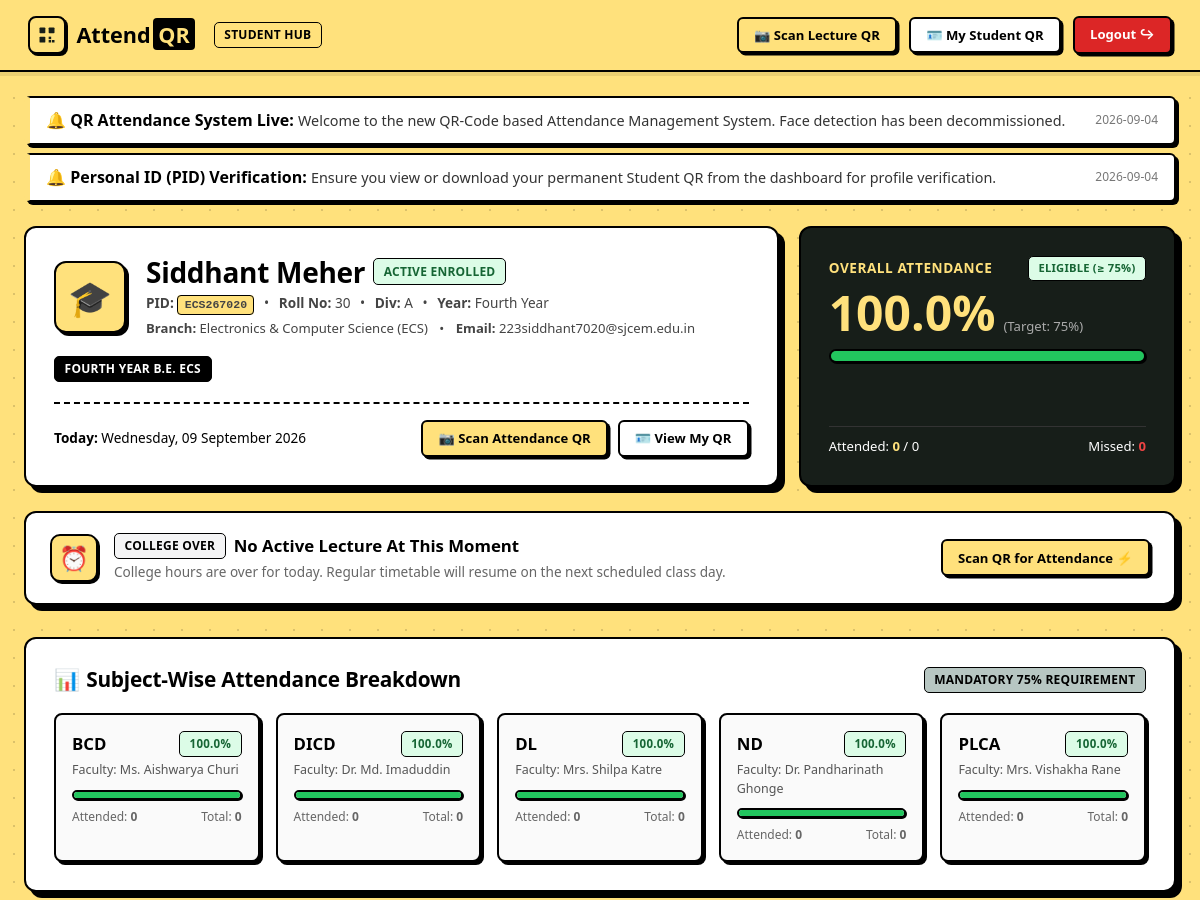
/student-dashboard (signed in, upper part), run on an earlier commit of the app's database.
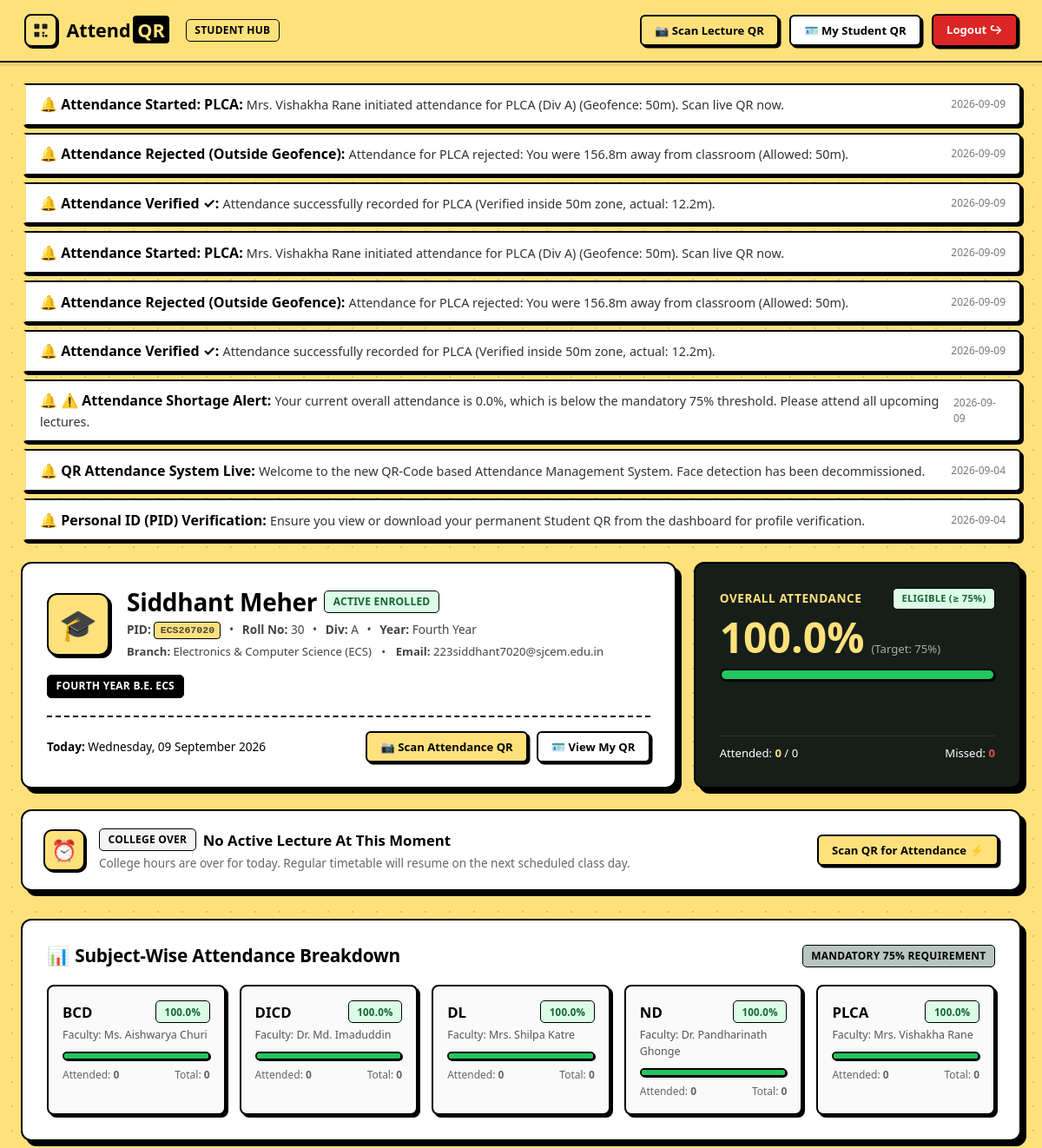
And on a later commit of the database.
### tables this page shows
CREATE TABLE notifications (
    id INTEGER PRIMARY KEY AUTOINCREMENT,
    target_role TEXT NOT NULL DEFAULT 'all', -- 'all', 'student', 'teacher'
    target_id TEXT,
    title TEXT NOT NULL,
    message TEXT NOT NULL,
    type TEXT NOT NULL DEFAULT 'info', -- 'info', 'success', 'warning'
    created_at TIMESTAMP DEFAULT CURRENT_TIMESTAMP
);

CREATE TABLE students (
    id INTEGER PRIMARY KEY AUTOINCREMENT,
    pid TEXT UNIQUE NOT NULL,
    name TEXT NOT NULL,
    email TEXT UNIQUE NOT NULL,
    password TEXT NOT NULL,
    department TEXT NOT NULL DEFAULT 'ECS',
    course TEXT NOT NULL DEFAULT 'Electronics & Computer Science',
    year TEXT NOT NULL DEFAULT 'Fourth Year',
    division TEXT NOT NULL DEFAULT 'A',
    roll_number TEXT UNIQUE NOT NULL,
    created_at TIMESTAMP DEFAULT CURRENT_TIMESTAMP
);

CREATE TABLE subjects (
    id INTEGER PRIMARY KEY AUTOINCREMENT,
    code TEXT UNIQUE NOT NULL,
    name TEXT NOT NULL,
    teacher_code TEXT NOT NULL,
    teacher_name TEXT NOT NULL
);

### app.py (the view)
@app.route('/student-dashboard')
def student_dashboard():
    if session.get('role') != 'student':
        return redirect(url_for('login'))
    finalize_all_expired_sessions()
    pid = session.get('pid')
    student = get_student_by_pid(pid)
    if not student:
        session.clear()
        return redirect(url_for('login'))
    stats = get_student_stats(pid)
    history = get_student_attendance_history(pid)
    now = get_current_time()
    active_lecture, upcoming_lecture, today_lectures = get_current_active_lecture(now)
    weekly_timetable = get_full_weekly_timetable()
    notifications = get_notifications_for_role('student', pid)
    return render_template(
        'student_dashboard.html',
        student=student,
        stats=stats,
        history=history,
        current_lecture=active_lecture,
        upcoming_lecture=upcoming_lecture,
        today_lectures=today_lectures,
        weekly_timetable=weekly_timetable,
        notifications=notifications,
        today_date=now.strftime('%A, %d %B %Y')
    )

### database.py (called while the page is built)
def get_current_time():
    try:
        from zoneinfo import ZoneInfo
        tz = ZoneInfo(os.getenv('COLLEGE_TIMEZONE', 'Asia/Kolkata'))
        return datetime.datetime.now(tz).replace(tzinfo=None)
    except Exception:
        ist = datetime.timezone(datetime.timedelta(hours=5, minutes=30))
        return datetime.datetime.now(ist).replace(tzinfo=None)

def get_db_connection():
    conn = sqlite3.connect(DB_NAME, timeout=30.0)
    conn.row_factory = sqlite3.Row
    try:
        conn.execute("PRAGMA journal_mode=WAL;")
        conn.execute("PRAGMA busy_timeout=30000;")
    except Exception:
        pass
    return conn

def get_student_by_pid(pid):
    conn = get_db_connection()
    student = conn.execute('SELECT * FROM students WHERE pid = ?', (pid,)).fetchone()
    conn.close()
    return student

def get_full_weekly_timetable():
    conn = get_db_connection()
    timetable = conn.execute('SELECT * FROM timetable ORDER BY id ASC').fetchall()
    conn.close()
    return timetable

def get_current_active_lecture(now=None):
    if now is None:
        now = get_current_time()
    current_day = now.strftime('%A')
    current_time_str = now.strftime('%H:%M')
    conn = get_db_connection()
    today_lectures = conn.execute(
        'SELECT * FROM timetable WHERE LOWER(day) = LOWER(?) ORDER BY id ASC',
        (current_day,)
    ).fetchall()
    conn.close()
    active_lecture = None
    upcoming_lecture = None
    for lec in today_lectures:
        start = lec['start_24']
        end = lec['end_24']
        if start <= current_time_str < end:
            active_lecture = dict(lec)
        elif current_time_str < start and upcoming_lecture is None:
            upcoming_lecture = dict(lec)
    return active_lecture, upcoming_lecture, today_lectures

def finalize_all_expired_sessions():
    conn = get_db_connection()
    now_str = get_current_time().strftime('%Y-%m-%d %H:%M:%S')
    cursor = conn.cursor()
    expired = cursor.execute(
        "SELECT id FROM attendance_sessions WHERE status = 'active' AND expires_at <= ?",
        (now_str,)
    ).fetchall()
    for row in expired:
        finalize_attendance_session(row['id'], conn=conn)
    conn.close()

def get_student_attendance_history(pid):
    conn = get_db_connection()
    records = conn.execute('''
        SELECT * FROM attendance_records
        WHERE pid = ?
        ORDER BY date DESC, timestamp DESC
    ''', (pid,)).fetchall()
    conn.close()
    return records

### templates/student_dashboard.html (shortened to what this page needs)
<!DOCTYPE html>
<html lang="en">
<head>
    <link rel="stylesheet" href="{{ url_for('static', filename='css/style.css') }}">
</head>
<body class="dot-bg">
    <nav class="nb-nav">
        <a class="nb-nav-logo" href="/student-dashboard">
            <div class="nb-nav-logo-icon" style="background:var(--yellow);">
            </div>
            <span>Attend<span
                    style="background:#000; color:#ffe17c; padding:0.1rem 0.35rem; border-radius:4px; margin-left:2px;">QR</span></span>
            <span class="badge badge-primary" style="margin-left:0.5rem; font-size:0.75rem;">Student Hub</span>
        </a>
        <div class="nb-nav-right">
            <button onclick="openScannerModal()" class="btn btn-sm btn-primary" style="font-weight:800;">
                📷 Scan Lecture QR
            </button>
            <button onclick="openStudentQrModal()" class="btn btn-sm btn-secondary" style="font-weight:800;">
                🪪 My Student QR
            </button>
            <a href="/logout" class="btn btn-sm btn-danger">
                Logout ↪
            </a>
        </div>
    </nav>
    <div class="container" style="padding-top:1.5rem; padding-bottom:3.5rem;">
        {% if notifications %}
        <div style="margin-bottom:1.5rem; display:flex; flex-direction:column; gap:0.5rem;">
            {% for n in notifications %}
            <div
                style="background:#fff; border:2px solid #000; border-left:6px solid var(--yellow); padding:0.65rem 1rem; border-radius:6px; box-shadow:3px 3px 0 #000; display:flex; justify-content:space-between; align-items:center;">
                <div>
                    <strong>🔔 {{ n['title'] }}:</strong> <span style="font-size:0.9rem; color:#333;">{{ n['message']
                        }}</span>
                </div>
                <span style="font-size:0.75rem; color:#777;">{{ (n['created_at'].split(' ')[0]) if (n['created_at'] and ' ' in n['created_at']) else (n['created_at'] or '') }}</span>
            </div>
            {% endfor %}
        </div>
        {% endif %}
        <div class="resp-grid-2-1">
            <div class="nb-card" style="display:flex; flex-direction:column; justify-content:space-between; height:100%;">
                <div>
                    <div style="display:flex; justify-content:space-between; align-items:flex-start; flex-wrap:wrap; gap:1rem;">
                        <div style="display:flex; gap:1.25rem; align-items:center;">
                            <div class="profile-avatar" style="background:var(--yellow);">
                                🎓
                            </div>
                            <div>
                                <div style="display:flex; align-items:center; gap:0.5rem; margin-bottom:0.25rem;">
                                    <h1 style="margin:0; font-size:1.75rem; font-weight:800;">{{ student['name'] }}</h1>
                                    <span class="badge badge-success">Active Enrolled</span>
                                </div>
                                <div style="display:flex; flex-wrap:wrap; gap:0.6rem; font-size:0.85rem; color:#444; margin-top:0.35rem;">
                                    <span><strong>PID:</strong> <code style="background:var(--yellow); padding:0.15rem 0.4rem; border:1px solid #000; border-radius:4px;">{{ student['pid'] }}</code></span>
                                    <span>•</span>
                                    <span><strong>Roll No:</strong> {{ student['roll_number'] }}</span>
                                    <span>•</span>
                                    <span><strong>Div:</strong> {{ student['division'] }}</span>
                                    <span>•</span>
                                    <span><strong>Year:</strong> {{ student['year'] }}</span>
                                </div>
                                <div style="font-size:0.82rem; color:#444; margin-top:0.35rem;">
                                    <span><strong>Branch:</strong> {{ student['course'] }} ({{ student['department'] }})</span>
                                    <span style="margin-left:0.5rem;">•</span>
                                    <span style="margin-left:0.5rem;"><strong>Email:</strong> {{ student['email'] }}</span>
                                </div>
                            </div>
                        </div>
                        <div>
                            <span class="badge" style="background:#000; color:#fff;">Fourth Year B.E. ECS</span>
                        </div>
                    </div>
                </div>
                <div style="margin-top:1.25rem; padding-top:1rem; border-top:2px dashed #000; display:flex; justify-content:space-between; align-items:center; flex-wrap:wrap; gap:0.75rem;">
                    <div style="font-size:0.85rem;">
                        <strong>Today:</strong> {{ today_date }}
                    </div>
                    <div style="display:flex; gap:0.6rem; flex-wrap:wrap;">
                        <button onclick="openScannerModal()" class="btn btn-sm btn-primary" style="font-weight:800;">
                            📷 Scan Attendance QR
                        </button>
                        <button onclick="openStudentQrModal()" class="btn btn-sm btn-secondary">
                            🪪 View My QR
                        </button>
                    </div>
                </div>
            </div>
            <div class="nb-card-dark" style="display:flex; flex-direction:column; justify-content:space-between; height:100%;">
                <div>
                    <div style="display:flex; justify-content:space-between; align-items:center; margin-bottom:0.5rem;">
                        <span style="font-weight:700; font-size:0.85rem; text-transform:uppercase; letter-spacing:0.04em; color:var(--yellow);">Overall Attendance</span>
                        {% if stats['overall_percentage'] >= 75 %}
                        <span class="badge badge-success" style="font-size:0.7rem;">Eligible (≥ 75%)</span>
                        {% else %}
                        <span class="badge badge-danger" style="font-size:0.7rem;">Shortage (< 75%)</span>
                        {% endif %}
                    </div>
                    <div style="display:flex; align-items:baseline; gap:0.5rem; margin-bottom:0.75rem;">
                        <span style="font-size:3rem; font-weight:900; line-height:1; font-family:var(--font-heading); color:var(--yellow);">
                            {{ stats['overall_percentage'] }}%
                        </span>
                        <span style="font-size:0.82rem; color:#aaa;">(Target: 75%)</span>
                    </div>
                    <div class="progress-track" style="background:#272727; height:14px; margin-bottom:0.85rem;">
                        <div class="progress-bar-fill {% if stats['overall_percentage'] >= 75 %}bg-success{% else %}bg-danger{% endif %}"
                            data-width="{{ [stats['overall_percentage'], 100]|min }}%"></div>
                    </div>
                </div>
                <div style="display:grid; grid-template-columns:1fr 1fr; gap:0.5rem; font-size:0.82rem; border-top:1px solid #333; padding-top:0.65rem;">
                    <div>Attended: <strong style="color:var(--yellow);">{{ stats['total_attended'] }}</strong> / {{ stats['total_classes'] }}</div>
                    <div style="text-align:right;">Missed: <strong style="color:#ef4444;">{{ stats['total_absent'] }}</strong></div>
                </div>
            </div>
        </div>
        <div class="nb-card" style="background:var(--white); margin-bottom:2rem; padding:1.25rem 1.5rem;">
            <div style="display:flex; justify-content:space-between; align-items:center; flex-wrap:wrap; gap:1rem;">
                <div style="display:flex; align-items:center; gap:1rem;">
                    <div style="width:48px; height:48px; background:var(--yellow); border:2px solid #000; border-radius:10px; display:flex; align-items:center; justify-content:center; font-size:1.5rem; box-shadow:2px 2px 0 #000; flex-shrink:0;">
                        ⏰
                    </div>
                    <div id="live-timetable-banner-text">
                    </div>
                </div>
                <div>
                    <button onclick="openScannerModal()" class="btn btn-sm btn-primary" style="font-weight:800;">
                        Scan QR for Attendance ⚡
                    </button>
                </div>
            </div>
        </div>
        <div class="nb-card" style="margin-bottom:2rem;">
            <div style="display:flex; justify-content:space-between; align-items:center; margin-bottom:1.25rem;">
                <h2 style="margin:0; font-size:1.3rem; display:flex; align-items:center; gap:0.4rem;">
                    <span>📊</span> Subject-Wise Attendance Breakdown
                </h2>
                <span class="badge" style="background:var(--sage);">Mandatory 75% Requirement</span>
            </div>
            <div style="display:grid; grid-template-columns: repeat(auto-fill, minmax(min(100%, 200px), 1fr)); gap:1rem;">
                {% for sub in stats['subject_breakdowns'] %}
                <div
                    style="border:2px solid #000; border-radius:8px; padding:1rem; background:#fafafa; box-shadow:3px 3px 0 #000;">
                    <div style="display:flex; justify-content:space-between; align-items:center; margin-bottom:0.3rem;">
                        <strong style="font-size:1.05rem;">{{ sub['subject'] }}</strong>
                        <span
                            class="badge {% if sub['percentage'] >= 75 %}badge-success{% else %}badge-danger{% endif %}"
                            style="font-size:0.72rem;">
                            {{ sub['percentage'] }}%
                        </span>
                    </div>
                    <div style="font-size:0.78rem; color:#555; margin-bottom:0.6rem;">
                        Faculty: {{ sub['faculty'] }}
                    </div>
                    <div class="progress-track" style="height:10px; margin-bottom:0.5rem;">
                        <div class="progress-bar-fill {% if sub['percentage'] >= 75 %}bg-success{% else %}bg-danger{% endif %}"
                            data-width="{{ [sub['percentage'], 100]|min }}%"></div>
                    </div>
                    <div style="display:flex; justify-content:space-between; font-size:0.75rem; color:#666;">
                        <span>Attended: <strong>{{ sub['attended'] }}</strong></span>
                        <span>Total: <strong>{{ sub['total'] }}</strong></span>
                    </div>
                </div>
                {% endfor %}
            </div>
        </div>
    </div>
</body>
</html>

What changed in the data, as far as the page shows it:
added notifications: title "Attendance Started: PLCA", message "Mrs. Vishakha Rane initiated attendance for PLCA (Div A) (Geofence: 50m). Scan live QR now.", created_at "2026-09-09"
added notifications: title "Attendance Rejected (Outside Geofence)", message "Attendance for PLCA rejected: You were 156.8m away from classroom (Allowed: 50m).", created_at "2026-09-09"
added notifications: title "Attendance Verified ✓", message "Attendance successfully recorded for PLCA (Verified inside 50m zone, actual: 12.2m).", created_at "2026-09-09"
added notifications: title "Attendance Started: PLCA", message "Mrs. Vishakha Rane initiated attendance for PLCA (Div A) (Geofence: 50m). Scan live QR now.", created_at "2026-09-09"
added notifications: title "Attendance Rejected (Outside Geofence)", message "Attendance for PLCA rejected: You were 156.8m away from classroom (Allowed: 50m).", created_at "2026-09-09"
added notifications: title "Attendance Verified ✓", message "Attendance successfully recorded for PLCA (Verified inside 50m zone, actual: 12.2m).", created_at "2026-09-09"
added notifications: title "⚠️ Attendance Shortage Alert", message "Your current overall attendance is 0.0%, which is below the mandatory 75% threshold. Please attend all upcoming lectures.", created_at "2026-09-09"
